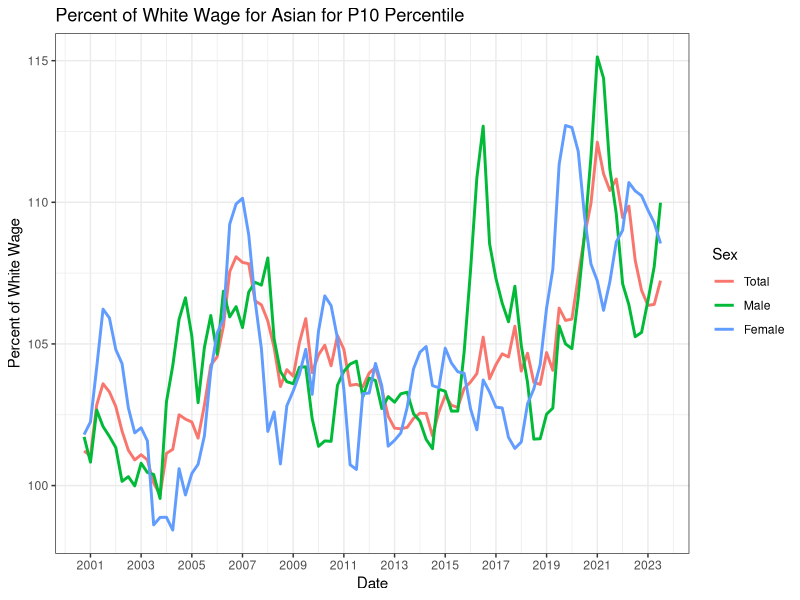
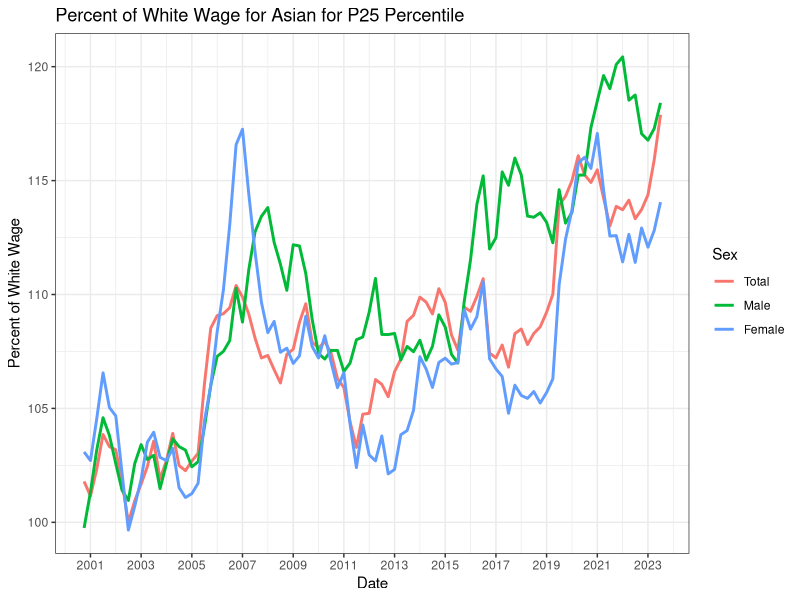
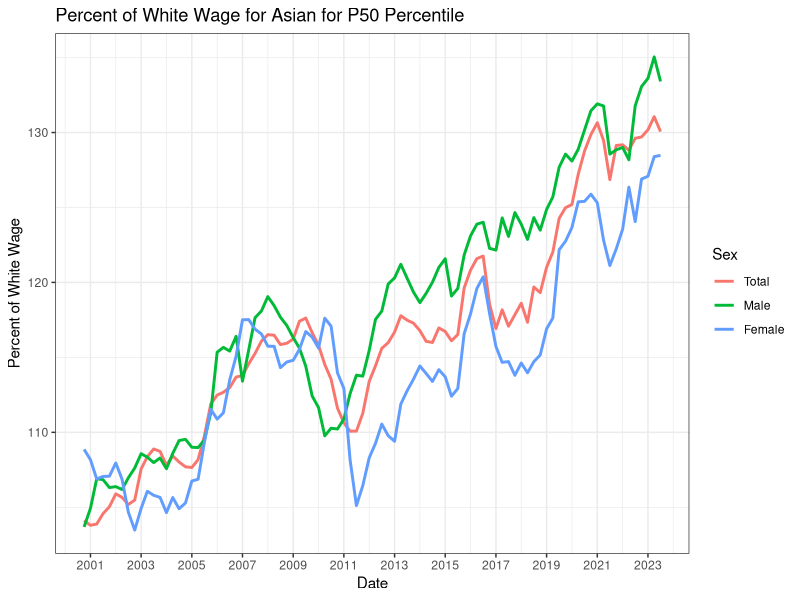
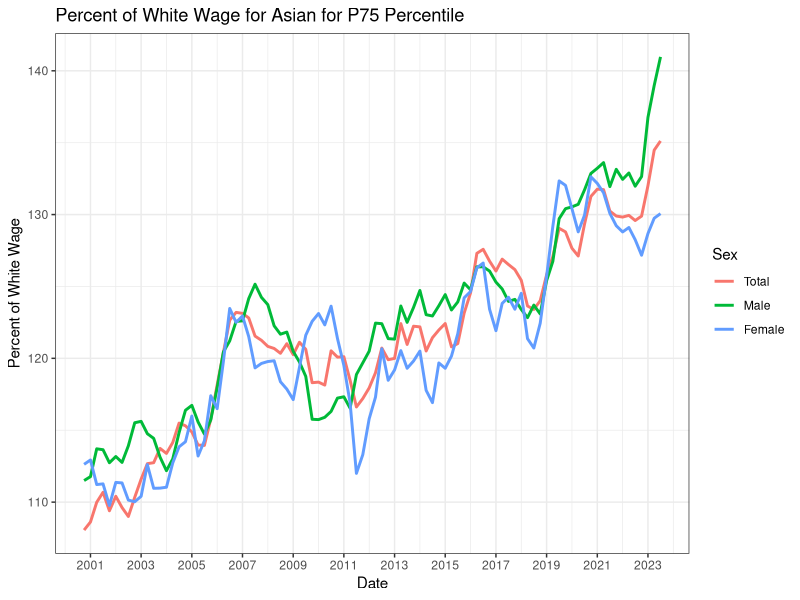
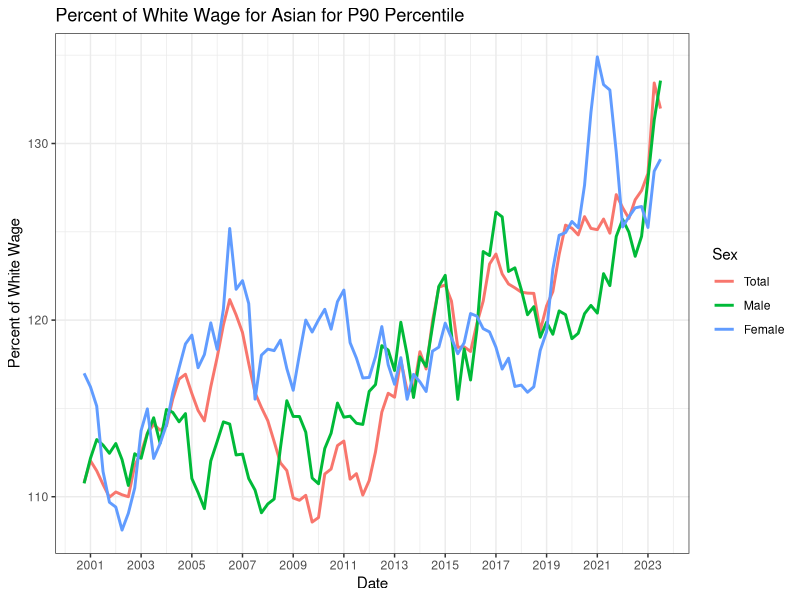
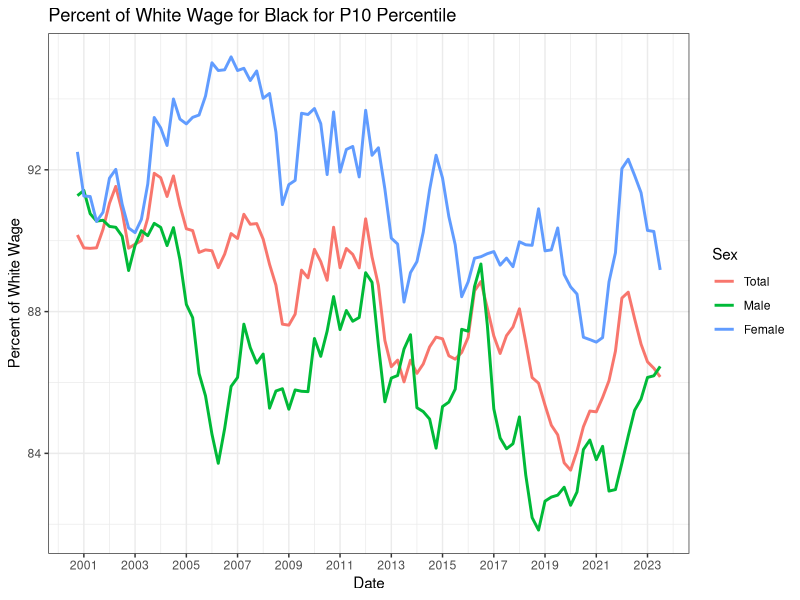
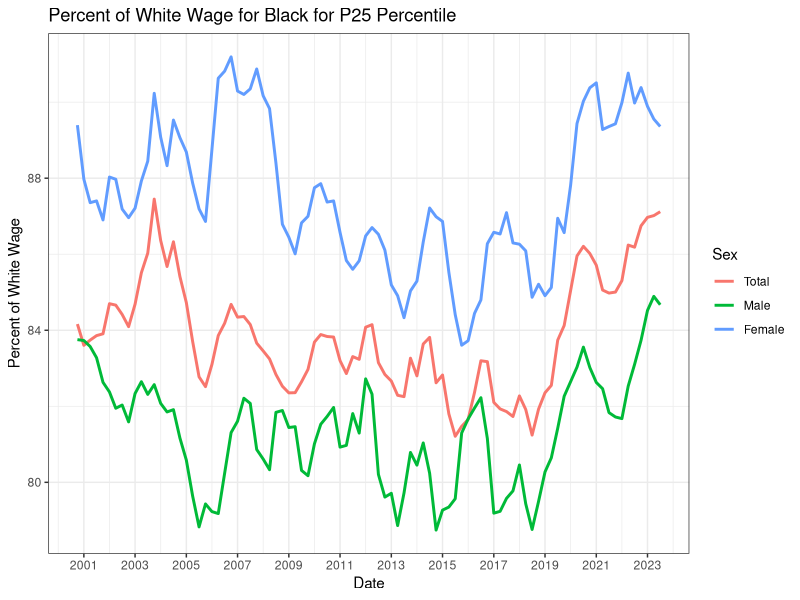
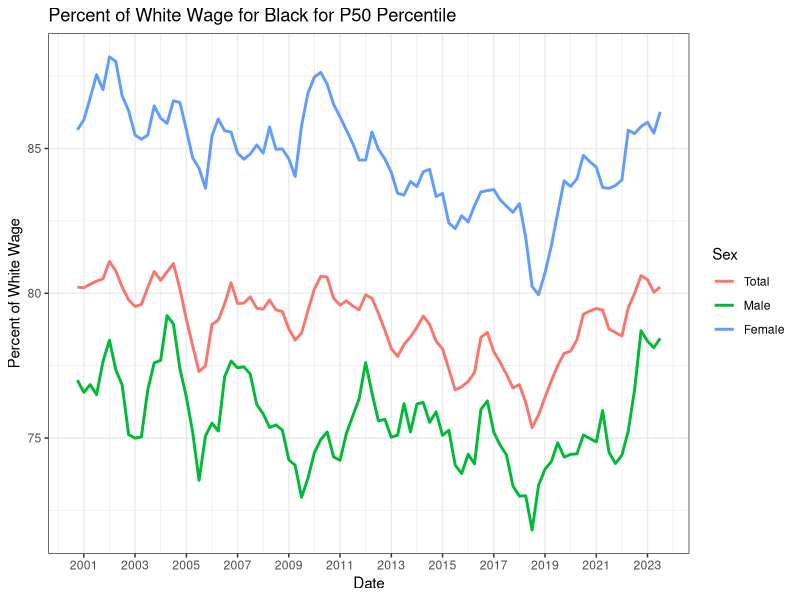

Write R code to recreate these figures, in order.
## ---- chunk 1
library(dplyr)
library(ggplot2)
library(tidyr)
data = readxl::read_excel("Data/SeriesReport-20231018190926_47011d.xlsx", skip = 3)
inflation = read.csv("Data/PCEPI.csv",
                     col.names = c("Date", "Factor"))
inflation$Date = as.Date(inflation$Date)
names(data) = c("ID", as.character(seq(as.Date("2000/1/1"), as.Date("2023/12/1"), by="quarter")))
names

recode_names = expand.grid(Type = c("Count","P10","P25","P50","P75","P90"), Next = c("Total","Male","Female"), Race = c("All", "White","Black","Asian","Hispanic"))

recode_names_v2 = expand.grid(Type = c("Count","P10","P25","P50","P75","P90"), Race= 
c("Total25","LessThanHS","HS","SomeCollege","Bachelor's+","Bachelor'sOnly","AdvancedDegree"), Next =
c("Total", "Male", "Female"))

names = bind_rows(recode_names, recode_names_v2)


data$Type = names$Type
data$Race = names$Race
data$Sex = names$Next

data = data %>%
  pivot_longer(cols = 2:97, names_to = "Date", values_to = "Value")
data$Date = as.Date(data$Date)

data = data %>%
  left_join(inflation, by = "Date") %>%
  mutate(InflationAdj = Value/as.numeric(Factor))
data = data %>%
  mutate(InflationAdj = ifelse(Type == "Count", Value, InflationAdj)) %>%
  group_by(Type, Race, Sex) %>%
  mutate(MovAverage = zoo::rollapply(InflationAdj, 4, mean, align = 'right', fill = NA))

## ---- chunk 2
relative_to_white = data %>%
  filter(!is.na(MovAverage)) %>%
  group_by(Type, Sex, Date) %>%
  summarize(Asian = 100*MovAverage[Race == "Asian"]/MovAverage[Race == "White"],
            Black = 100*MovAverage[Race == "Black"]/MovAverage[Race == "White"],
            All = 100*MovAverage[Race == "All"]/MovAverage[Race == "White"],
            Hispanic = 100*MovAverage[Race == "Hispanic"]/MovAverage[Race == "White"]) 

relative_to_date = data %>%
  filter(!is.na(MovAverage)) %>%
  group_by(Type, Sex, Race) %>%
  summarize(Index = MovAverage[Date == "2023-07-01"]/MovAverage[Date == "2019-10-01"]) 

growth = relative_to_date %>%
  filter(Type %in%  c("P10","P25","P50","P75","P90") & Sex != "Total" &
           Race %in% c("White", "Asian","Black","Hispanic","All")) %>%
  ggplot(aes(x = Type, y = Index, color = Race, linetype = Sex,
             group = interaction(Race, Sex))) + geom_line(linewidth = 1) + 
  geom_point(size = 2) + xlab("Percentile") +
  ylab("Index of Usual Weekly Wages (2019 = 100%)") +
  scale_y_continuous(breaks = seq(0.96, 1.10, 0.02), labels = scales::label_percent()) + theme_bw() +
  ggtitle("Real Wages (2022 Q4-2023 Q3) as a Percent of 2019 by Race and Sex")

growth_education = relative_to_date %>%
  mutate(Education = Race) %>%
  filter(Type %in%  c("P10","P25","P50","P75","P90") & Sex != "Total" &
           Education %in% c("LessThanHS","HS", "SomeCollege", "Bachelor'sOnly", "AdvancedDegree", "All")) %>%
  ggplot(aes(x = Type, y = Index, color = Education, linetype = Sex,
             group = interaction(Education, Sex))) + geom_line(linewidth = 1) + 
  geom_point(size = 2) + xlab("Percentile") +
  ylab("Index of Usual Weekly Wages (2019 = 100%)") +
  scale_y_continuous(breaks = seq(0.92, 1.10, 0.02), labels = scales::label_percent()) + theme_bw() +
  ggtitle("Real Wages (2022 Q4-2023 Q3) Percent of 2019 by Education and Sex")

growth_education_men = relative_to_date %>%
  mutate(Education = Race) %>%
  filter(Type %in%  c("P10","P25","P50","P75","P90") & Sex != "Total" &
           Education %in% c("LessThanHS","HS", "SomeCollege", "Bachelor'sOnly", "AdvancedDegree", "All") & Sex == "Male") %>%
  ggplot(aes(x = Type, y = Index, color = Education, linetype = Sex,
             group = interaction(Education, Sex))) + geom_line(linewidth = 1) + 
  geom_point(size = 2) + xlab("Percentile") +
  ylab("Index of Usual Weekly Wages (2019 = 100%)") +
  scale_y_continuous(breaks = seq(0.92, 1.10, 0.02), labels = scales::label_percent()) + theme_bw() +
  ggtitle("Real Wages (2022 Q4-2023 Q3) % of 2019 by Education for Men")

growth_education_women = relative_to_date %>%
  mutate(Education = Race) %>%
  filter(Type %in%  c("P10","P25","P50","P75","P90") & Sex != "Total" &
           Education %in% c("LessThanHS","HS", "SomeCollege", "Bachelor'sOnly", "AdvancedDegree", "All") & Sex == "Female") %>%
  ggplot(aes(x = Type, y = Index, color = Education, linetype = Sex,
             group = interaction(Education, Sex))) + geom_line(linewidth = 1) + 
  geom_point(size = 2) + xlab("Percentile") +
  ylab("Index of Usual Weekly Wages (2019 = 100%)") +
  scale_y_continuous(breaks = seq(0.92, 1.10, 0.02), labels = scales::label_percent()) + theme_bw() +
  ggtitle("Real Wages (2022 Q4-2023 Q3) % of 2019 by Education for Women")


relative_to_date2 = data %>%
  filter(!is.na(MovAverage)) %>%
  group_by(Type, Sex, Race) %>%
  summarize(Index = MovAverage[Date == "2023-07-01"]/MovAverage[Date == "2007-10-01"]) 

growth2 = relative_to_date2 %>%
  filter(Type %in%  c("P10","P25","P50","P75","P90") & Sex != "Total" &
           Race %in% c("White", "Asian","Black","Hispanic","All")) %>%
  ggplot(aes(x = Type, y = Index, color = Race, linetype = Sex,
             group = interaction(Race, Sex))) + geom_line(linewidth = 1) + 
  geom_point(size = 2) + xlab("Percentile") +
  ylab("Index of Usual Weekly Wages (2007 = 100%)") +
  scale_y_continuous(breaks = seq(0.96, 1.30, 0.04), labels = scales::label_percent()) + theme_bw() +
  ggtitle("Real Wages (2022 Q4-2023 Q3) as a Percent of 2007 by Race and Sex")

relative_to_date3 = data %>%
  filter(!is.na(MovAverage)) %>%
  group_by(Type, Sex, Race) %>%
  summarize(Index = MovAverage[Date == "2023-07-01"]/MovAverage[Date == "2016-10-01"]) 

growth3 = relative_to_date3 %>%
  filter(Type %in%  c("P10","P25","P50","P75","P90") & Sex != "Total" &
           Race %in% c("White", "Asian","Black","Hispanic","All")) %>%
  ggplot(aes(x = Type, y = Index, color = Race, linetype = Sex,
             group = interaction(Race, Sex))) + geom_line(linewidth = 1) + 
  geom_point(size = 2) + xlab("Percentile") +
  ylab("Index of Usual Weekly Wages (2016 = 100%)") +
  scale_y_continuous(breaks = seq(0.96, 1.20, 0.04), labels = scales::label_percent()) + theme_bw() +
  ggtitle("Real Wages (2022 Q4-2023 Q3) as a Percent of 2016 by Race and Sex")

growth_education3 = relative_to_date3 %>%
  mutate(Education = Race) %>%
  filter(Type %in%  c("P10","P25","P50","P75","P90") & Sex != "Total" &
           Education %in% c("LessThanHS","HS", "SomeCollege", "Bachelor'sOnly", "AdvancedDegree", "All")) %>%
  ggplot(aes(x = Type, y = Index, color = Education, linetype = Sex,
             group = interaction(Education, Sex))) + geom_line(linewidth = 1) + 
  geom_point(size = 2) + xlab("Percentile") +
  ylab("Index of Usual Weekly Wages (2019 = 100%)") +
  scale_y_continuous(breaks = seq(0.92, 1.20, 0.02), labels = scales::label_percent()) + theme_bw() +
  ggtitle("Real Wages (2022 Q4-2023 Q3) Percent of 2016 by Education and Sex")

growth_education3_men = relative_to_date3 %>%
  mutate(Education = Race) %>%
  filter(Type %in%  c("P10","P25","P50","P75","P90") & Sex != "Total" &
           Education %in% c("LessThanHS","HS", "SomeCollege", "Bachelor'sOnly", "AdvancedDegree", "All") & Sex == "Male") %>%
  ggplot(aes(x = Type, y = Index, color = Education, linetype = Sex,
             group = interaction(Education, Sex))) + geom_line(linewidth = 1) + 
  geom_point(size = 2) + xlab("Percentile") +
  ylab("Index of Usual Weekly Wages (2019 = 100%)") +
  scale_y_continuous(breaks = seq(0.92, 1.20, 0.02), labels = scales::label_percent()) + theme_bw() +
  ggtitle("Real Wages (2022 Q4-2023 Q3) % of 2016 by Education for Men")

growth_education3_women = relative_to_date3 %>%
  mutate(Education = Race) %>%
  filter(Type %in%  c("P10","P25","P50","P75","P90") & Sex != "Total" &
           Education %in% c("LessThanHS","HS", "SomeCollege", "Bachelor'sOnly", "AdvancedDegree", "All") & Sex == "Female") %>%
  ggplot(aes(x = Type, y = Index, color = Education, linetype = Sex,
             group = interaction(Education, Sex))) + geom_line(linewidth = 1) + 
  geom_point(size = 2) + xlab("Percentile") +
  ylab("Index of Usual Weekly Wages (2019 = 100%)") +
  scale_y_continuous(breaks = seq(0.92, 1.20, 0.02), labels = scales::label_percent()) + theme_bw() +
  ggtitle("Real Wages (2022 Q4-2023 Q3) % of 2016 by Education for Women")

relative_to_date4 = data %>%
  filter(!is.na(MovAverage)) %>%
  group_by(Type, Sex, Race) %>%
  summarize(Index = MovAverage[Date == "2023-07-01"]/MovAverage[Date == "2001-10-01"]) 

growth4 = relative_to_date4 %>%
  filter(Type %in%  c("P10","P25","P50","P75","P90") & Sex != "Total" &
           Race %in% c("White", "Asian","Black","Hispanic","All")) %>%
  ggplot(aes(x = Type, y = Index, color = Race, linetype = Sex,
             group = interaction(Race, Sex))) + geom_line(linewidth = 1) + 
  geom_point(size = 2) + xlab("Percentile") +
  ylab("Index of Usual Weekly Wages (2001 = 100%)") +
  scale_y_continuous(breaks = seq(0.96, 1.52, 0.08), labels = scales::label_percent()) + theme_bw() +
  ggtitle("Real Wages (2022 Q4-2023 Q3) as a Percent of 2001 by Race and Sex")

relative_to_date5 = data %>%
  filter(!is.na(MovAverage)) %>%
  group_by(Type, Sex, Race) %>%
  summarize(Index = MovAverage[Date == "2023-07-01"]/MovAverage[Date == "2022-04-01"]) 

growth5 = relative_to_date5 %>%
  filter(Type %in%  c("P10","P25","P50","P75","P90") & Sex != "Total" &
           Race %in% c("White", "Asian","Black","Hispanic","All")) %>%
  ggplot(aes(x = Type, y = Index, color = Race, linetype = Sex,
             group = interaction(Race, Sex))) + geom_line(linewidth = 1) + 
  geom_point(size = 2) + xlab("Percentile") +
  ylab("Index of Usual Weekly Wages (2021 = 100%)") +
  scale_y_continuous(breaks = seq(0.96, 1.10, 0.02), labels = scales::label_percent()) + theme_bw() +
  ggtitle("Real Wages (2022 Q4-2023 Q3) as a Percent of 2021 Q3-2022 Q2 \n by Race and Sex")

growth_education5 = relative_to_date5 %>%
  mutate(Education = Race) %>%
  filter(Type %in%  c("P10","P25","P50","P75","P90") & Sex != "Total" &
           Education %in% c("LessThanHS","HS", "SomeCollege", "Bachelor'sOnly", "AdvancedDegree", "All")) %>%
  ggplot(aes(x = Type, y = Index, color = Education, linetype = Sex,
             group = interaction(Education, Sex))) + geom_line(linewidth = 1) + 
  geom_point(size = 2) + xlab("Percentile") +
  ylab("Index of Usual Weekly Wages (2019 = 100%)") +
  scale_y_continuous(breaks = seq(0.92, 1.20, 0.02), labels = scales::label_percent()) + theme_bw() +
  ggtitle("Real Wages (2022 Q4-2023 Q3) as a Percent of 2021 Q3-2022 Q2 \n by Education and Sex")
## ---- chunk 3
okay = expand.grid(Type = c("P10","P25","P50","P75","P90"), Race = c("Asian","Black","Hispanic","All"))
nice = list()

plot_this = function(type, race){
  title = paste0("Percent of White Wage for ", race, " for ", type, " Percentile")
  relative_to_white %>%
  filter(Type == type) %>%
  ggplot(aes(x = Date, y = !!sym(race), color = Sex)) +
  geom_line(size = 1) + theme_bw() + scale_x_date(date_breaks = "2 years", date_labels = "%Y") +
  xlab("Date") + ylab("Percent of White Wage") +
  ggtitle(title)
}

for(i in seq_along(okay[[1]])){
  nice[[i]] = plot_this(as.character(okay[i, 1]), as.character(okay[i, 2]))
}
## ---- chunk 4
nice
## ---- chunk 5
okay = c("P10","P25","P50","P75","P90")
plot_percentile = function(type){
  title = paste0("Usual Weekly Wages for ", type, " Percentile")
  data %>%
    filter(Sex != "Total" & Type == type & Race %in% c("White","All", "Asian","Black")) %>%
    ggplot(aes(x = Date, y = MovAverage, color = Race, linetype = Sex)) +
      geom_line(size = 1) + theme_bw() +   scale_x_date(date_breaks = "2 years", date_labels = "%Y") +
      ylab("Usual Weekly Wages (2023 Q3 PCE-Adjusted Dollars)") + 
      ggtitle(title)
}
percentile_plots = lapply(okay, plot_percentile)
## ---- chunk 6
percentile_plots
## ---- chunk 7
okay = c("P10","P25","P50","P75","P90")
plot_percentile2 = function(type){
  title = paste0("Usual Weekly Wages for ", type, " Percentile")
  data %>%
    filter(Sex != "Total" & Type == type & Race %in% c("White","Asian","Bachelor's+","AdvancedDegree")) %>%
    ggplot(aes(x = Date, y = MovAverage, color = Race, linetype = Sex)) +
      geom_line(size = 1) + theme_bw() +  scale_x_date(date_breaks = "2 years", date_labels = "%Y") +
      ylab("Usual Weekly Wages (2023 Q3 PCE-Adjusted Dollars)") + 
      ggtitle(title)
}
percentile_plots2 = lapply(okay, plot_percentile2)
## ---- chunk 8
percentile_plots2
## ---- chunk 9
okay = unique(data$Race)
plot_count = function(race){
  title = paste0("Number of Full-Time Workers for ", race)
  data %>%
    filter(Sex != "Total" & Type == "Count" & Race == race) %>%
    ggplot(aes(x = Date, y = MovAverage, color = Sex)) +
      geom_line(size = 1) + theme_bw() +  scale_x_date(date_breaks = "2 years", date_labels = "%Y") +
      ylab("Number of Full-Time Workers") + 
      ggtitle(title)
}
count_plots = lapply(okay, plot_count)
## ---- chunk 10
count_plots
## ---- chunk 11
data %>%
  filter(Sex != "Total" & Type != "Count" & Race == "AdvancedDegree") %>%
  ggplot(aes(x = Date, y = MovAverage, color = Sex, linetype = Type)) + 
    geom_line(size = 1) + theme_bw() +  scale_x_date(date_breaks = "2 years", date_labels = "%Y") +
    ylab("Usual Weekly Wages (2023 Q3 PCE-Adjusted Dollars)") +
    ggtitle("Usual Weekly Wages for Workers with an Advanced Degree by Percentile")
## ---- chunk 12
data %>%
  filter(Sex != "Total" & Type != "Count" & Race == "Bachelor's+") %>%
  ggplot(aes(x = Date, y = MovAverage, color = Sex, linetype = Type)) + 
    geom_line(size = 1) + theme_bw() +  scale_x_date(date_breaks = "2 years", date_labels = "%Y") +
    ylab("Usual Weekly Wages (2023 Q3 PCE-Adjusted Dollars)") +
    ggtitle("Usual Weekly Wages for Workers with an Bachelor's Degree by Percentile")
## ---- chunk 13
relative_to_male = data %>%
  ungroup() %>%
  filter(!is.na(MovAverage)) %>%
  group_by(Type, Race, Date) %>%
  summarize(Female = MovAverage[Sex == "Female"]/MovAverage[Sex == "Male"])
## ---- chunk 14
relative_to_male %>%
  filter(Race == "AdvancedDegree" & Type != "Count") %>%
  ggplot(aes(x = Date, y = Female, color = Type)) + 
    geom_line(size = 1) + theme_bw() + scale_y_continuous(labels = scales::label_percent()) +
    ylab("Percent Female Wage of Male Wage") +
    ggtitle("Gender Wage Gap by Percentile for Advanced Degree")
## ---- chunk 15
relative_to_male %>%
  filter(Race == "All" & Type != "Count") %>%
  ggplot(aes(x = Date, y = Female, color = Type)) + 
    geom_line(size = 1) + theme_bw() + scale_y_continuous(labels = scales::label_percent()) +
    ylab("Percent Female Wage of Male Wage") +
    ggtitle("Gender Wage Gap by Percentile for All Workers")
## ---- chunk 16
relative_to_male %>%
  filter(Race == "Bachelor's+" & Type != "Count") %>%
  ggplot(aes(x = Date, y = Female, color = Type)) + 
    geom_line(size = 1) + theme_bw() + scale_y_continuous(labels = scales::label_percent()) +
    ylab("Percent Female Wage of Male Wage") +
    ggtitle("Gender Wage Gap by Percentile for Bachelor's Degree+")
## ---- chunk 17
growth
## ---- chunk 18
growth2
## ---- chunk 19
growth3
## ---- chunk 20
growth4
## ---- chunk 21
growth5
## ---- chunk 22
growth_education 
## ---- chunk 23
growth_education_men
## ---- chunk 24
growth_education_women
## ---- chunk 25
growth_education3
## ---- chunk 26
growth_education3_men
## ---- chunk 27
growth_education3_women
## ---- chunk 28
growth_education5
